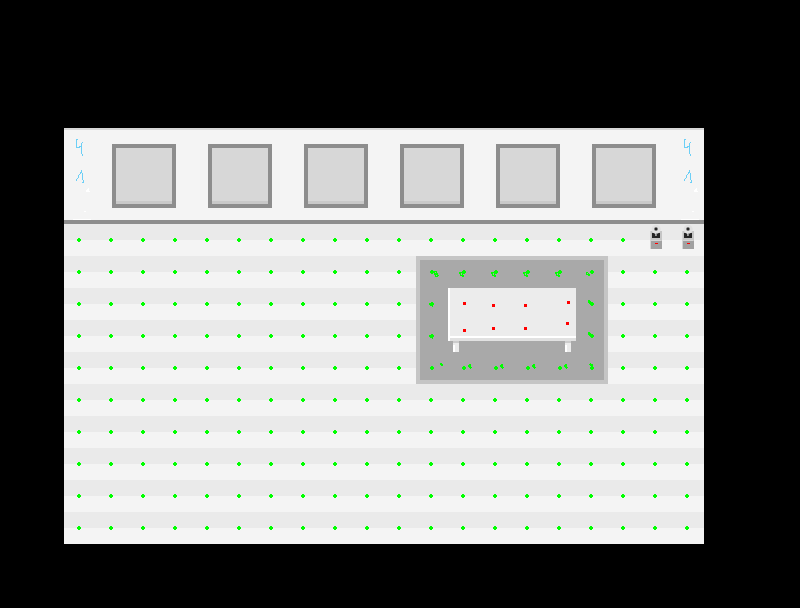

Tiled map render using the project's own tile images. Description and the map definition, with tile-layer contents summarised, below:
An orthogonal 25x19 tile map with 32x32 px tiles, 3 tile layers (ground1, ground2, foreground).

<map version="1.0" orientation="orthogonal" width="25" height="19" tilewidth="32" tileheight="32" backgroundcolor="#000000">
 <tileset firstgid="1" name="tileset_village" tilewidth="32" tileheight="32">
  <image source="tileset_village.png" width="640" height="320" />
  <tile id="112">
   <properties>
    <property name="passable" value="True" />
   </properties>
  </tile>
  <tile id="113">
   <properties>
    <property name="passable" value="True" />
   </properties>
  </tile>
  <tile id="114">
   <properties>
    <property name="passable" value="True" />
   </properties>
  </tile>
  <tile id="115">
   <properties>
    <property name="passable" value="True" />
   </properties>
  </tile>
  <tile id="132">
   <properties>
    <property name="passable" value="True" />
   </properties>
  </tile>
  <tile id="133">
   <properties>
    <property name="passable" value="True" />
   </properties>
  </tile>
  <tile id="134">
   <properties>
    <property name="passable" value="True" />
   </properties>
  </tile>
  <tile id="135">
   <properties>
    <property name="passable" value="True" />
   </properties>
  </tile>
 </tileset>
 <layer name="ground1" width="25" height="19">
  <data>[475 cells, 200 non-empty, 2 distinct tile ids]</data>
 </layer>
 <layer name="ground2" width="25" height="19">
  <data>[475 cells, 76 non-empty, 21 distinct tile ids]</data>
 </layer>
 <layer name="foreground" width="25" height="19">
  <data>[475 cells, 10 non-empty, 7 distinct tile ids]</data>
 </layer>
</map>
